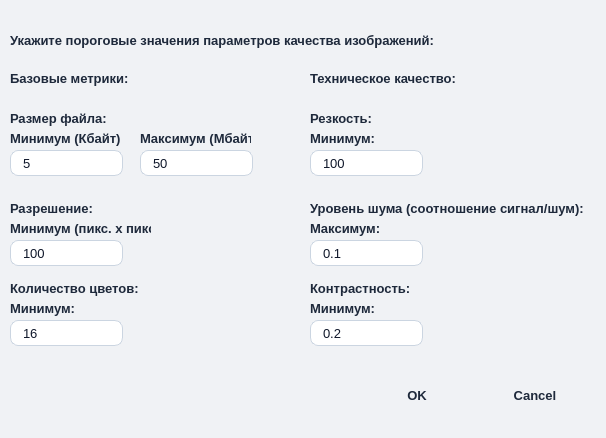
<?xml version="1.0" encoding="UTF-8"?>
<ui version="4.0">
 <class>quality_params_dialog</class>
 <widget class="QDialog" name="quality_params_dialog">
  <property name="geometry">
   <rect>
    <x>0</x>
    <y>0</y>
    <width>606</width>
    <height>438</height>
   </rect>
  </property>
  <property name="windowTitle">
   <string>Настройка параметров качества</string>
  </property>
  <property name="styleSheet">
   <string notr="true">
    QDialog {
        background-color: #f0f2f5;
        font-family: 'Segoe UI', 'Microsoft YaHei', sans-serif;
    }
    QLabel {
        color: #1e293b;
        font-size: 13px;
        font-weight: 500;
    }
    QLineEdit {
        background-color: white;
        border: 1px solid #cbd5e1;
        border-radius: 8px;
        padding: 6px 10px;
        font-size: 13px;
        color: #0f172a;
        selection-background-color: #3b82f6;
    }
    QLineEdit:focus {
        border: 1px solid #3b82f6;
        outline: none;
    }
    QPushButton {
        background-color: transparent;
        border: none;
        border-radius: 8px;
        padding: 8px 16px;
        font-size: 13px;
        font-weight: 500;
        color: #1e293b;
        min-width: 80px;
    }
    QPushButton:hover {
        background-color: #e2e8f0;
    }
    QPushButton:pressed {
        background-color: #cbd5e1;
    }
    QPushButton[text="OK"] {
        background-color: #3b82f6;
        color: white;
    }
    QPushButton[text="OK"]:hover {
        background-color: #2563eb;
    }
    QPushButton[text="Cancel"]:hover {
        background-color: #fee2e2;
        color: #dc2626;
    }
    QLineEdit#minSize_text, QLineEdit#maxSize_text, QLineEdit#minResolution_text,
    QLineEdit#minColor_text, QLineEdit#minSharpness_text, QLineEdit#maxNoise_text,
    QLineEdit#minContrast_text {
        background-color: white;
    }
   </string>
  </property>
  <widget class="QDialogButtonBox" name="buttonBox">
   <property name="geometry">
    <rect>
     <x>250</x>
     <y>380</y>
     <width>341</width>
     <height>32</height>
    </rect>
   </property>
   <property name="orientation">
    <enum>Qt::Orientation::Horizontal</enum>
   </property>
   <property name="standardButtons">
    <set>QDialogButtonBox::StandardButton::Cancel|QDialogButtonBox::StandardButton::Ok</set>
   </property>
  </widget>
  <widget class="QLabel" name="label">
   <property name="geometry">
    <rect>
     <x>10</x>
     <y>110</y>
     <width>121</width>
     <height>16</height>
    </rect>
   </property>
   <property name="font">
    <font>
     <pointsize>10</pointsize>
     <bold>true</bold>
    </font>
   </property>
   <property name="text">
    <string>Размер файла:</string>
   </property>
  </widget>
  <widget class="QLineEdit" name="minSize_text">
   <property name="geometry">
    <rect>
     <x>10</x>
     <y>150</y>
     <width>113</width>
     <height>26</height>
    </rect>
   </property>
   <property name="text">
    <string>5</string>
   </property>
  </widget>
  <widget class="QLabel" name="label_2">
   <property name="geometry">
    <rect>
     <x>10</x>
     <y>130</y>
     <width>111</width>
     <height>16</height>
    </rect>
   </property>
   <property name="text">
    <string>Минимум (Кбайт):</string>
   </property>
  </widget>
  <widget class="QLabel" name="label_3">
   <property name="geometry">
    <rect>
     <x>140</x>
     <y>130</y>
     <width>111</width>
     <height>16</height>
    </rect>
   </property>
   <property name="text">
    <string>Максимум (Мбайт):</string>
   </property>
  </widget>
  <widget class="QLineEdit" name="maxSize_text">
   <property name="geometry">
    <rect>
     <x>140</x>
     <y>150</y>
     <width>113</width>
     <height>26</height>
    </rect>
   </property>
   <property name="text">
    <string>50</string>
   </property>
  </widget>
  <widget class="QLabel" name="label_4">
   <property name="geometry">
    <rect>
     <x>10</x>
     <y>200</y>
     <width>121</width>
     <height>16</height>
    </rect>
   </property>
   <property name="font">
    <font>
     <pointsize>10</pointsize>
     <bold>true</bold>
    </font>
   </property>
   <property name="text">
    <string>Разрешение:</string>
   </property>
  </widget>
  <widget class="QLabel" name="label_5">
   <property name="geometry">
    <rect>
     <x>10</x>
     <y>220</y>
     <width>141</width>
     <height>16</height>
    </rect>
   </property>
   <property name="text">
    <string>Минимум (пикс. х пикс.):</string>
   </property>
  </widget>
  <widget class="QLineEdit" name="minResolution_text">
   <property name="geometry">
    <rect>
     <x>10</x>
     <y>240</y>
     <width>113</width>
     <height>26</height>
    </rect>
   </property>
   <property name="text">
    <string>100</string>
   </property>
  </widget>
  <widget class="QLabel" name="label_6">
   <property name="geometry">
    <rect>
     <x>10</x>
     <y>280</y>
     <width>131</width>
     <height>16</height>
    </rect>
   </property>
   <property name="font">
    <font>
     <pointsize>10</pointsize>
     <bold>true</bold>
    </font>
   </property>
   <property name="text">
    <string>Количество цветов:</string>
   </property>
  </widget>
  <widget class="QLabel" name="label_7">
   <property name="geometry">
    <rect>
     <x>10</x>
     <y>300</y>
     <width>141</width>
     <height>16</height>
    </rect>
   </property>
   <property name="text">
    <string>Минимум:</string>
   </property>
  </widget>
  <widget class="QLineEdit" name="minColor_text">
   <property name="geometry">
    <rect>
     <x>10</x>
     <y>320</y>
     <width>113</width>
     <height>26</height>
    </rect>
   </property>
   <property name="text">
    <string>16</string>
   </property>
  </widget>
  <widget class="QLabel" name="label_8">
   <property name="geometry">
    <rect>
     <x>10</x>
     <y>70</y>
     <width>181</width>
     <height>16</height>
    </rect>
   </property>
   <property name="font">
    <font>
     <pointsize>12</pointsize>
     <bold>true</bold>
    </font>
   </property>
   <property name="text">
    <string>Базовые метрики:</string>
   </property>
  </widget>
  <widget class="QLabel" name="label_9">
   <property name="geometry">
    <rect>
     <x>310</x>
     <y>70</y>
     <width>181</width>
     <height>16</height>
    </rect>
   </property>
   <property name="font">
    <font>
     <pointsize>12</pointsize>
     <bold>true</bold>
    </font>
   </property>
   <property name="text">
    <string>Техническое качество:</string>
   </property>
  </widget>
  <widget class="QLabel" name="label_10">
   <property name="geometry">
    <rect>
     <x>310</x>
     <y>110</y>
     <width>121</width>
     <height>16</height>
    </rect>
   </property>
   <property name="font">
    <font>
     <pointsize>10</pointsize>
     <bold>true</bold>
    </font>
   </property>
   <property name="text">
    <string>Резкость:</string>
   </property>
  </widget>
  <widget class="QLabel" name="label_11">
   <property name="geometry">
    <rect>
     <x>310</x>
     <y>130</y>
     <width>111</width>
     <height>16</height>
    </rect>
   </property>
   <property name="text">
    <string>Минимум:</string>
   </property>
  </widget>
  <widget class="QLineEdit" name="minSharpness_text">
   <property name="geometry">
    <rect>
     <x>310</x>
     <y>150</y>
     <width>113</width>
     <height>26</height>
    </rect>
   </property>
   <property name="text">
    <string>100</string>
   </property>
  </widget>
  <widget class="QLabel" name="label_12">
   <property name="geometry">
    <rect>
     <x>310</x>
     <y>200</y>
     <width>281</width>
     <height>16</height>
    </rect>
   </property>
   <property name="font">
    <font>
     <pointsize>10</pointsize>
     <bold>true</bold>
    </font>
   </property>
   <property name="text">
    <string>Уровень шума (соотношение сигнал/шум):</string>
   </property>
  </widget>
  <widget class="QLabel" name="label_13">
   <property name="geometry">
    <rect>
     <x>310</x>
     <y>220</y>
     <width>111</width>
     <height>16</height>
    </rect>
   </property>
   <property name="text">
    <string>Максимум:</string>
   </property>
  </widget>
  <widget class="QLineEdit" name="maxNoise_text">
   <property name="geometry">
    <rect>
     <x>310</x>
     <y>240</y>
     <width>113</width>
     <height>26</height>
    </rect>
   </property>
   <property name="text">
    <string>0.1</string>
   </property>
  </widget>
  <widget class="QLabel" name="label_14">
   <property name="geometry">
    <rect>
     <x>310</x>
     <y>280</y>
     <width>121</width>
     <height>16</height>
    </rect>
   </property>
   <property name="font">
    <font>
     <pointsize>10</pointsize>
     <bold>true</bold>
    </font>
   </property>
   <property name="text">
    <string>Контрастность:</string>
   </property>
  </widget>
  <widget class="QLabel" name="label_15">
   <property name="geometry">
    <rect>
     <x>310</x>
     <y>300</y>
     <width>111</width>
     <height>16</height>
    </rect>
   </property>
   <property name="text">
    <string>Минимум:</string>
   </property>
  </widget>
  <widget class="QLineEdit" name="minContrast_text">
   <property name="geometry">
    <rect>
     <x>310</x>
     <y>320</y>
     <width>113</width>
     <height>26</height>
    </rect>
   </property>
   <property name="text">
    <string>0.2</string>
   </property>
  </widget>
  <widget class="QLabel" name="label_16">
   <property name="geometry">
    <rect>
     <x>10</x>
     <y>30</y>
     <width>561</width>
     <height>21</height>
    </rect>
   </property>
   <property name="font">
    <font>
     <pointsize>13</pointsize>
     <bold>true</bold>
    </font>
   </property>
   <property name="text">
    <string>Укажите пороговые значения параметров качества изображений:</string>
   </property>
  </widget>
 </widget>
 <resources/>
 <connections>
  <connection>
   <sender>buttonBox</sender>
   <signal>accepted()</signal>
   <receiver>quality_params_dialog</receiver>
   <slot>accept()</slot>
   <hints>
    <hint type="sourcelabel">
     <x>248</x>
     <y>254</y>
    </hint>
    <hint type="destinationlabel">
     <x>157</x>
     <y>274</y>
    </hint>
   </hints>
  </connection>
  <connection>
   <sender>buttonBox</sender>
   <signal>rejected()</signal>
   <receiver>quality_params_dialog</receiver>
   <slot>reject()</slot>
   <hints>
    <hint type="sourcelabel">
     <x>316</x>
     <y>260</y>
    </hint>
    <hint type="destinationlabel">
     <x>286</x>
     <y>274</y>
    </hint>
   </hints>
  </connection>
 </connections>
</ui>
